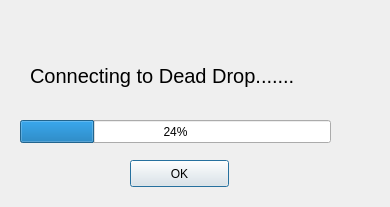
<?xml version="1.0" encoding="UTF-8"?>
<ui version="4.0">
 <class>connecting</class>
 <widget class="QDialog" name="connecting">
  <property name="geometry">
   <rect>
    <x>0</x>
    <y>0</y>
    <width>390</width>
    <height>207</height>
   </rect>
  </property>
  <property name="windowTitle">
   <string>Dialog</string>
  </property>
  <widget class="QProgressBar" name="progressBar">
   <property name="geometry">
    <rect>
     <x>20</x>
     <y>120</y>
     <width>311</width>
     <height>23</height>
    </rect>
   </property>
   <property name="value">
    <number>24</number>
   </property>
  </widget>
  <widget class="QLabel" name="label">
   <property name="geometry">
    <rect>
     <x>30</x>
     <y>60</y>
     <width>281</width>
     <height>31</height>
    </rect>
   </property>
   <property name="font">
    <font>
     <pointsize>15</pointsize>
    </font>
   </property>
   <property name="text">
    <string>Connecting to Dead Drop.......</string>
   </property>
  </widget>
  <widget class="QPushButton" name="pushButton">
   <property name="geometry">
    <rect>
     <x>130</x>
     <y>160</y>
     <width>99</width>
     <height>27</height>
    </rect>
   </property>
   <property name="text">
    <string>OK</string>
   </property>
  </widget>
 </widget>
 <resources/>
 <connections/>
</ui>
